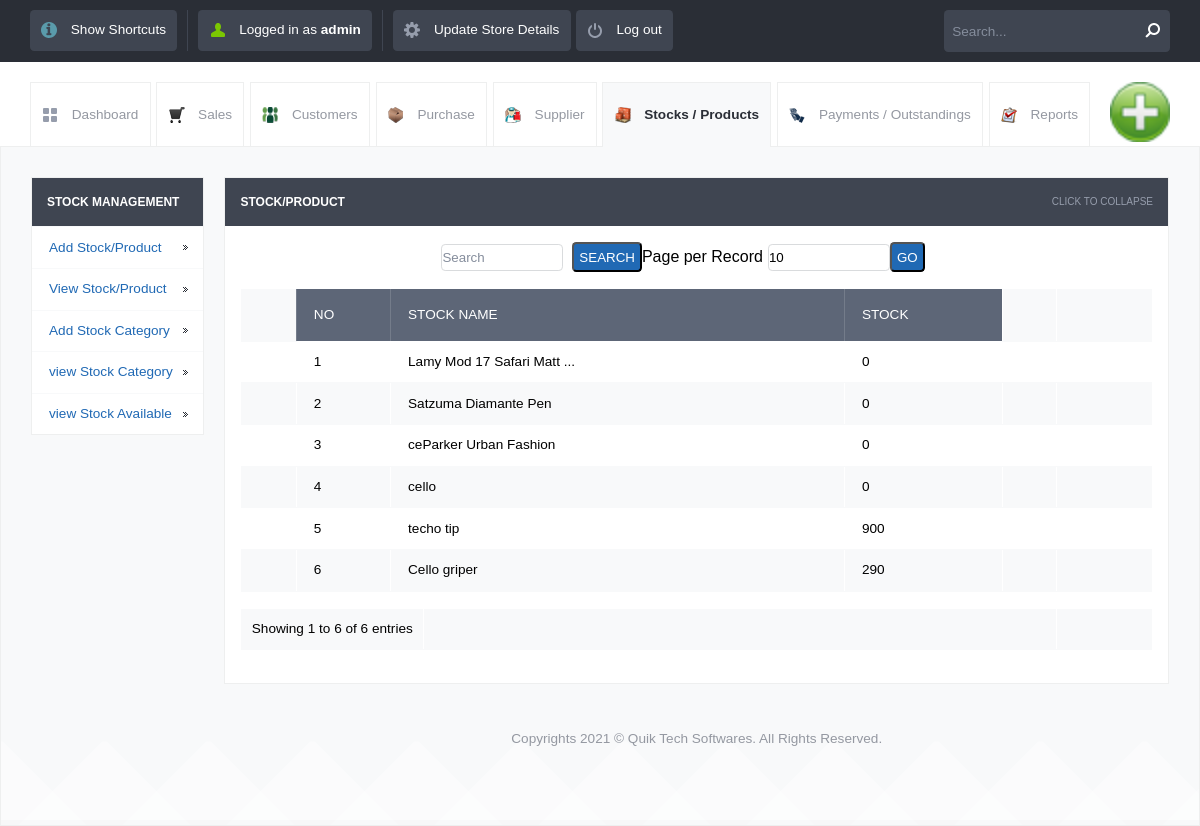
Page /view_stock_availability.php (signed in) on the committed database.
### tables this page shows
CREATE TABLE `stock_avail` (
  `id` int(10) UNSIGNED NOT NULL,
  `name` varchar(120) NOT NULL,
  `quantity` int(10) UNSIGNED NOT NULL
);

### config.php (called while the page is built)
<?php $config["database"] = "posnic"; $config["host"]= "localhost";$config["username"]= "root"; $config["password"]= "";?>

### lib/db.class.php (called while the page is built, shortened)
<?php
  class DB
  {
    function DB($base, $server, $user, $pass)
    {
      $this->connection = FALSE;
      $this->connection = mysqli_connect($server, $user, $pass, $base);
    }
    function queryUniqueValue($query, $debug = -1)
    {
      $query = "$query LIMIT 1";
      $result = mysqli_query($this->connection,$query) or $this->debugAndDie($query);
      $line = mysqli_fetch_row($result);
      return $line[0];
    }
    function getMicroTime()
    {
      list($msec, $sec) = explode(' ', microtime());
      return floor($sec / 1000) + $msec;
    }
  }
?>

### init.php (called while the page is built, shortened)
<?php
include("lib/db.class.php");
$db = new DB($config['database'], $config['host'], $config['username'], $config['password']);
?>

### view_stock_availability.php (the view, shortened to what this page needs)
<?php
include_once("init.php");
?>
<!DOCTYPE html>
<html lang="en">
    <head>
        <link rel="stylesheet" href="css/style.css">
        <?php include_once("tpl/common_js.php"); ?>
    </head>
    <body>
        <?php include_once("tpl/top_bar.php"); ?>
        <div id="header-with-tabs">
            <div class="page-full-width cf">
                <ul id="tabs" class="fl">
                    <li><a href="dashboard.php" class="dashboard-tab">Dashboard</a></li>
                    <li><a href="view_sales.php" class="sales-tab">Sales</a></li>
                    <li><a href="view_customers.php" class=" customers-tab">Customers</a></li>
                    <li><a href="view_purchase.php" class="purchase-tab">Purchase</a></li>
                    <li><a href="view_supplier.php" class=" supplier-tab">Supplier</a></li>
                    <li><a href="view_product.php" class="active-tab stock-tab">Stocks / Products</a></li>
                    <li><a href="view_payments.php" class="payment-tab">Payments / Outstandings</a></li>
                    <li><a href="view_report.php" class="report-tab">Reports</a></li>
                </ul>
                <a href="#" id="company-branding-small" class="fr"><img src="<?php
                    if (isset($_SESSION['logo'])) {
                        echo "upload/" . $_SESSION['logo'];
                    } else {
                        echo "upload/posnic.png";
                    }
                    ?>" alt="Point of Sale"/></a>
            </div>
        </div>
        <div id="content">
            <div class="page-full-width cf">
                <div class="side-menu fl">
                    <h3>Stock Management</h3>
                    <ul>
                        <li><a href="add_stock.php">Add Stock/Product</a></li>
                        <li><a href="view_product.php">View Stock/Product</a></li>
                        <li><a href="add_category.php">Add Stock Category</a></li>
                        <li><a href="view_category.php">view Stock Category</a></li>
                        <li><a href="view_stock_availability.php">view Stock Available</a></li>
                    </ul>
                </div>
                <div class="side-content fr">
                    <div class="content-module">
                        <div class="content-module-heading cf">
                            <h3 class="fl">Stock/Product</h3>
                            <span class="fr expand-collapse-text">Click to collapse</span>
                        </div>
                        <div class="content-module-main cf">
                            <table>
                                <form action="" method="post" name="search">
                                    <input name="searchtxt" type="text" class="round my_text_box" placeholder="Search"
                                           style="margin-left: 200px">
                                    &nbsp;&nbsp;<input name="Search" type="submit" class="my_button round blue   text-upper"
                                                       value="Search">
                                </form>
                                <form action="" method="get" name="limit_go">
                                    Page per Record<input name="limit" type="text" class="round my_text_box" id="search_limit"
                                                          style="margin-left:5px;"
                                                          value="<?php
                                                          if (isset($_GET['limit']))
                                                              echo $_GET['limit'];
                                                          else
                                                              echo "10";
                                                          ?>"
                                                          size="3" maxlength="3">
                                    <input name="go" type="button" value="Go" class=" round blue my_button  text-upper"
                                           onclick="return confirmLimitSubmit()">
                                </form>
                                <form name="deletefiles" action="delete.php" method="post">
                                    <table>
                                        <?php
                                        $limit = 10;
                                        $page = isset($_GET['page']) ? $_GET['page'] : 0;
                                        if ($page)
                                            $start = ($page - 1) * $limit;
                                        else
                                            $start = 0;
                                        $sql = "SELECT * FROM stock_avail ORDER BY id DESC LIMIT $start, $limit  ";
                                        $result = mysqli_query($db->connection, $sql);
                                        if ($page == 0)
                                            $page = 1;
                                        $pagination = "";
                                        ?>
                                        <tr>
                                            <td>&nbsp;</td>
                                            <th>No</th>
                                            <th>Stock Name</th>
                                            <th>Stock</th>
                                            <td>&nbsp;</td>
                                            <td>&nbsp;</td>
                                        </tr>
                                        <?php
                                        $co = 0;
                                        $co1 = 0;
                                        $s = mysqli_query($db->connection, "select * from stock_avail");
                                        while ($r = mysqli_fetch_array($s)) {
                                            $co++;
                                        }
                                        $i = 1;
                                        $no = $page - 1;
                                        $no = $no * $limit;
                                        while ($row = mysqli_fetch_array($result)) {
                                            $co1++;
                                            ?>
                                            <tr>
                                                <td>&nbsp;</td>
                                                <td> <?php echo $no + $i; ?></td>
                                                <td><?php echo $row['name']; ?></td>
                                                <td> <?php
                                                    $quantity = $db->queryUniqueValue("SELECT quantity FROM stock_avail WHERE name='" . $row['name'] . "'");
                                                    echo $quantity;
                                                    ?></td>
                                                <td>&nbsp;</td>
                                                <td>&nbsp;</td>
                                            </tr>
                                            <?php
                                            $i++;
                                        }
                                        ?>
                                        <table>
                                            <tr>
                                                <td align='right'style="width:20%"><?php $end = $no + $co1; ?>
                                                    Showing <?php echo $no + 1; ?> to <?php echo $end; ?> of <?php echo $co; ?> entries</td><td >&nbsp;</td><td><?php echo $pagination; ?></td>
                                            </tr>
                                        </table>
                                    </table>
                                </form>
                        </div>
                    </div>
                    <div id="footer">
                        <p>Copyrights 2021 © Quik Tech Softwares. All Rights Reserved.
                        </p>
                    </div>
                    </body>
                    </html>

### rows in the picture
stock_avail: i "1", name "Lamy Mod 17 Safari Matt ...", quantity "0"
stock_avail: i "2", name "Satzuma Diamante Pen", quantity "0"
stock_avail: i "3", name "ceParker Urban Fashion", quantity "0"
stock_avail: i "4", name "cello", quantity "0"
stock_avail: i "5", name "techo tip", quantity "900"
stock_avail: i "6", name "Cello griper", quantity "290"

### other values in the picture
$POSNIC['username'] "admin"
$no + 1 "1"
$end "6"
$co "6"
